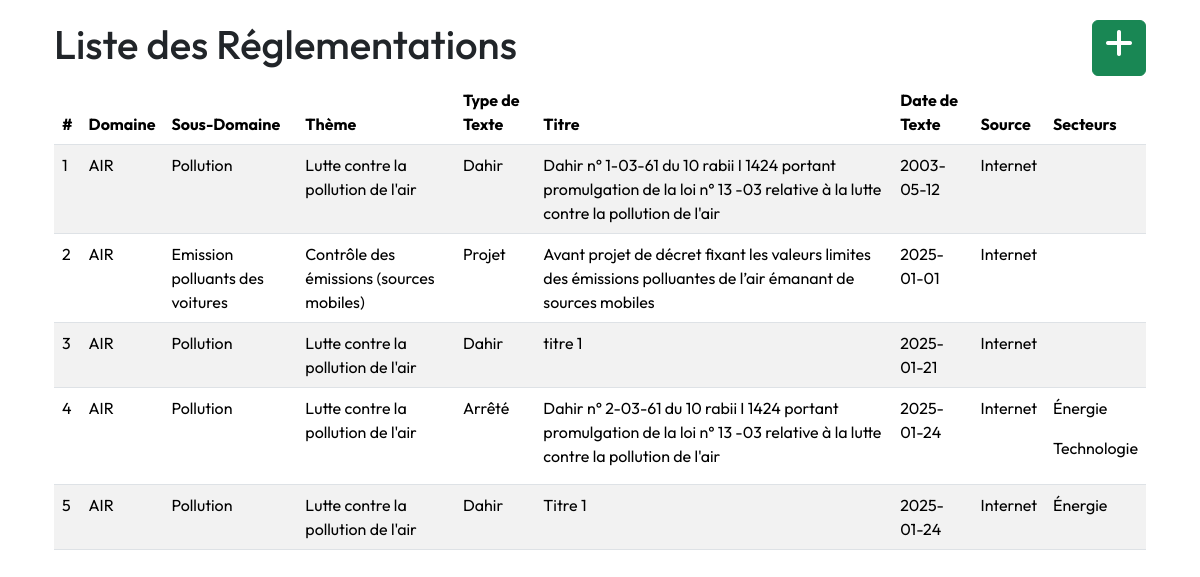
Page /liste-reglementations on the earlier database version.
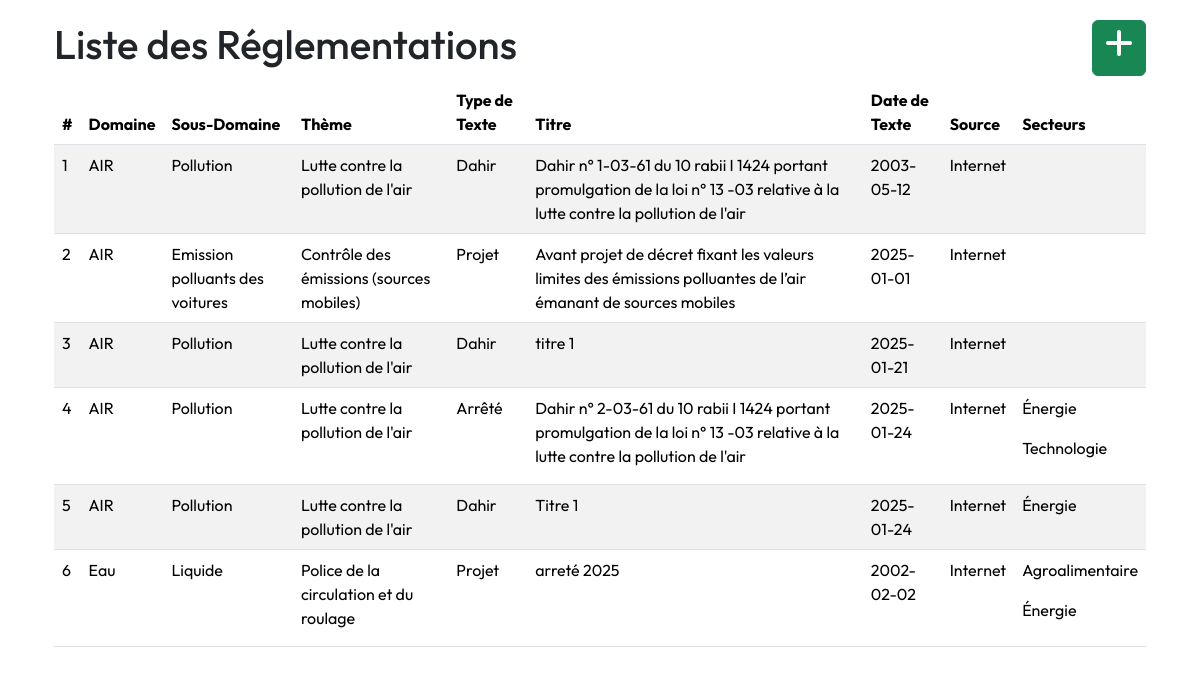
Same page on the later database version.
### app/models.py (models this page shows)
class Reglementation(db.Model):
    __tablename__ = 'reglementation'
    id = db.Column(db.Integer, primary_key=True)
    titre = db.Column(db.String(200), nullable=False, unique=True)
    type_texte = db.Column(db.String(100), nullable=False)
    date_publication = db.Column(db.Date, nullable=False)
    date_derniere_mise_a_jour = db.Column(db.Date, nullable=True)
    source = db.Column(db.String(200), nullable=False)
    langue = db.Column(db.String(50), nullable=True)
    secteurs=db.relationship('ReglementationSecteur', back_populates='reglementation', lazy=True)
    theme_id = db.Column(db.Integer, db.ForeignKey('theme.id'), nullable=False)
    sous_domaine_id = db.Column(db.Integer, db.ForeignKey('sous_domaine.id'), nullable=False)
    versions = db.relationship('VersionReglementation', backref='reglementation', lazy=True)
    articles = db.relationship('Article', backref='reglementation', lazy=True)

class Domaine(db.Model):
    __tablename__ = 'domaine'
    id = db.Column(db.Integer, primary_key=True)
    nom = db.Column(db.String(100), nullable=False, unique=True)
    description = db.Column(db.Text, nullable=True)
    sous_domaines = db.relationship('SousDomaine', backref='domaine', lazy=True)

class SousDomaine(db.Model):
    __tablename__ = 'sous_domaine'
    id = db.Column(db.Integer, primary_key=True)
    nom = db.Column(db.String(100), nullable=False, unique=True)
    description = db.Column(db.Text, nullable=True)
    domaine_id = db.Column(db.Integer, db.ForeignKey('domaine.id'), nullable=False)
    reglementations = db.relationship('Reglementation', backref='sous_domaine', lazy=True)

class Theme(db.Model):
    __tablename__ = 'theme'
    id = db.Column(db.Integer, primary_key=True)
    nom = db.Column(db.String(100), nullable=False, unique=True)
    description = db.Column(db.Text, nullable=True)
    reglementations = db.relationship('Reglementation', backref='theme', lazy=True)

class ReglementationSecteur(db.Model):
    __tablename__ = 'reglementation_secteur'
    id = db.Column(db.Integer, primary_key=True)
    reglementation_id = db.Column(db.Integer, db.ForeignKey('reglementation.id'), nullable=False)
    secteur_id = db.Column(db.Integer, db.ForeignKey('secteur.id'), nullable=False)
    secteur = db.relationship('Secteur', back_populates='reglementations')
    reglementation = db.relationship('Reglementation', back_populates='secteurs')

class Secteur(db.Model):
    __tablename__ = 'secteur'
    id = db.Column(db.Integer, primary_key=True)
    nom = db.Column(db.String(100), unique=True, nullable=False)
    description = db.Column(db.Text, nullable=True)
    entreprises = db.relationship('Entreprise', secondary='entreprise_secteur', back_populates='secteurs')
    reglementations = db.relationship('ReglementationSecteur', back_populates='secteur', lazy=True)

### app/routes/reglement.py (the view)
@bp.route('/liste-reglementations', methods=['GET'])
def liste_reglementations():
    try:
        reglementations = Reglementation.query.all()
        if not reglementations:
            flash("Aucune réglementation n'est disponible.", "warning")
            return render_template('reglementations/liste_reglementations.html', reglementations=[])
        return render_template('reglementations/liste_reglementations.html', reglementations=reglementations)
    except Exception as e:
        flash(f"Erreur lors de la récupération des réglementations : {str(e)}", "danger")
        return redirect(url_for('main.index'))  # Rediriger en cas d'erreur

### app/templates/reglementations/liste_reglementations.html
{% extends "layout.html" %}
{% block content %}
<div class="container mt-1">
    <div class="d-flex justify-content-between">
        <h1>Liste des Réglementations</h1>
        <a class="btn btn-success" href="{{ url_for('reglement.ajouter_reglementation') }}">
            <span class="fas fa-plus fa-2x"></span></a>
    </div>
    {% if reglementations %}
        <table class="table table-striped table-hover mt-1">
            <thead>
                <tr>
                    <th>#</th>
                    <th>Domaine</th>
                    <th>Sous-Domaine</th>
                    <th>Thème</th>
                    <th>Type de Texte</th>
                    <th>Titre</th>
                    <th>Date de Texte</th>
                    <th>Source</th>
                    <th>Secteurs</th>
                </tr>
            </thead>
            <tbody>
                {% for reglementation in reglementations %}
                <tr onclick="window.location.href='{{ url_for('reglement.detail_reglementation', id=reglementation.id) }}'"
                style="cursor: pointer;">
                        <td>{{ loop.index }}</td>
                        <td>{{ reglementation.sous_domaine.domaine.nom }}</td>
                        <td>{{ reglementation.sous_domaine.nom if reglementation.sous_domaine else 'N/A' }}</td>
                        <td>{{ reglementation.theme.nom if reglementation.theme else 'N/A' }}</td>
                        <td>{{ reglementation.type_texte }}</td>
                        <td>{{ reglementation.titre }}</td>
                        <td>{{ reglementation.date_publication }}</td>
                        <td>{{ reglementation.source }}</td>
                        <td>{% for secteur in reglementation.secteurs  %}
                                <p>{{ secteur.secteur.nom }}</p>
                        {% endfor %}</td>
                    </tr>
                {% endfor %}
            </tbody>
        </table>
    {% else %}
        <p>Aucune réglementation n'a été trouvée.</p>
    {% endif %}
</div>
{% endblock %}

Differences in the rows shown:
added Reglementation: sous_domaine.domaine.nom "Eau", sous_domaine "Liquide", theme "Police de la circulation et du roulage", type_texte "Projet", titre "arreté 2025", date_publication "2002-02-02", source "Internet"
added ReglementationSecteur: secteur.nom "Agroalimentaire", shown under "Eau"
added ReglementationSecteur: secteur.nom "Énergie", shown under "Eau"
